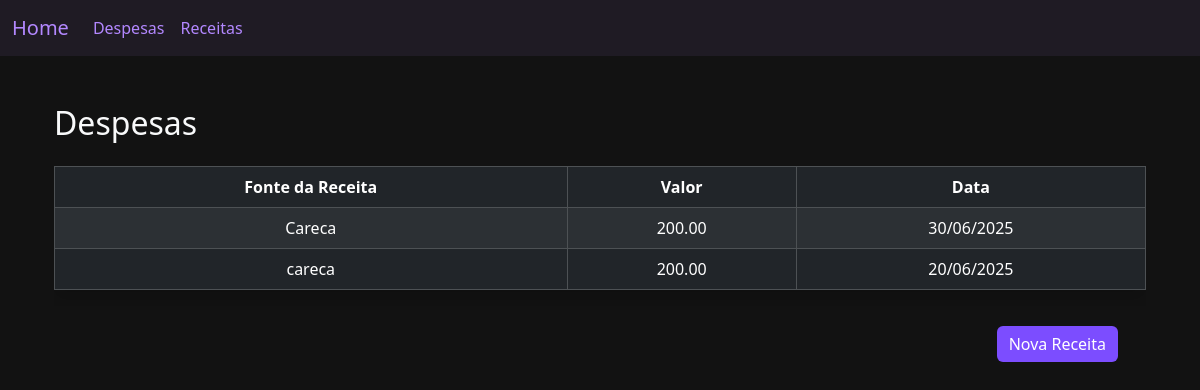
Page /revenues/ on the committed database.
### finances/models.py (models this page shows, shortened)
class Revenue(models.Model):
    value = models.DecimalField(max_digits=10, decimal_places=2)
    source = models.CharField(max_length=20)
    date = models.DateField()
    created_at = models.DateTimeField(auto_now_add=True)
    updated_at = models.DateTimeField(auto_now=True)

### finances/views.py (the view)
# urls.py: path('revenues/', RevenueListView.as_view(), name='revenues'),
class RevenueListView(ListView):
    model = Revenue
    context_object_name = 'revenues'
    template_name = 'revenues.html'
    ordering = ['-date']

### finances/templates/revenues.html (shortened to what this page needs)
{% extends 'base.html' %}
{% load static %}
{% block content %}
<div class="container mt-5">
    <h2 class="text-light mb-4">Despesas</h2>
    <div class="table-responsive">
        <table class="table table-dark table-striped table-bordered table-hover rounded shadow">
            <thead class="thead-light text-center">
                <tr>
                    <th>Fonte da Receita</th>
                    <th>Valor</th>
                    <th>Data</th>
                </tr>
            </thead>
            <tbody class="text-center">
                {% for revenue in revenues %}
                    <tr>
                        <td>{{ revenue.source }}</td>
                        <td>{{ revenue.value }}</td>
                        <td>{{ revenue.date|date:"d/m/Y" }}</td>
                    </tr>
                {% empty %}
                    <tr>
                        <td colspan="6" class="text-center text-muted">Nenhuma receita registrada ainda.</td>
                    </tr>
                {% endfor %}
            </tbody>
        </table>
    </div>
</div>
<div class="buttons-container">
    <a href="{% url 'createrevenue' %}" class="btn btn-primary">Nova Receita</a>
</div>
{% endblock %}

### finances/templates/base.html (style rules this page uses)
body { background-color: #121212; color: #e1e1e1; }
.btn-primary { background-color: #7c4dff; border: none; }
.container { margin-top: 30px; }
table th, table td { color: #e0e0e0; }

### finances/templates/revenues.html (style rules this page uses)
.buttons-container { display: flex; justify-content: right; margin-top: 20px; margin-right: 40px; margin-bottom: 20px; }

### rows in the picture
Revenue: source "Careca", value "200.00", date "30/06/2025"
Revenue: source "careca", value "200.00", date "20/06/2025"
